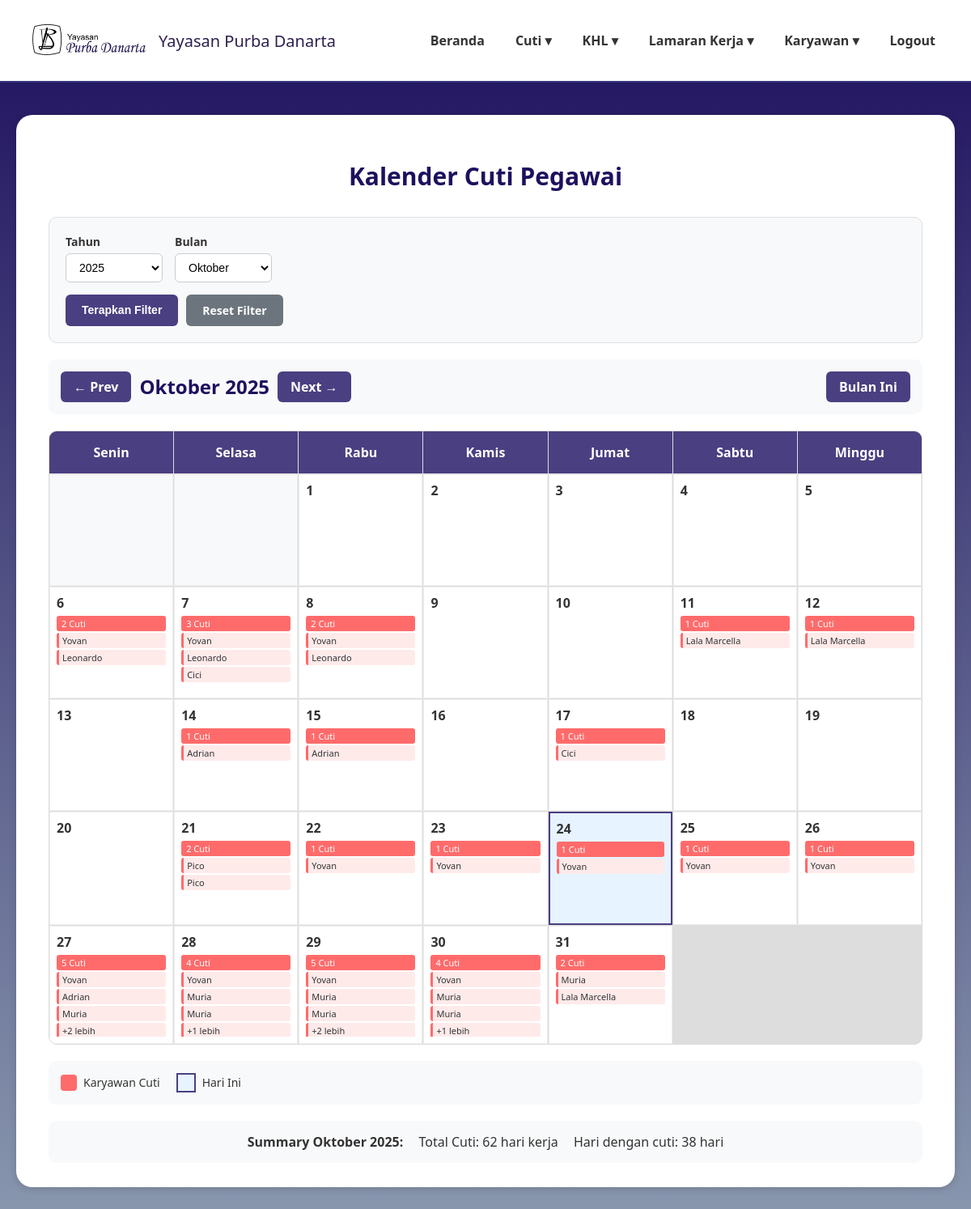
Screenshot of /kalender_cuti.php (signed in) with the database file from the repository.
### tables this page shows
CREATE TABLE `data_pengajuan_cuti` (
  `id` int(11) NOT NULL,
  `kode_karyawan` varchar(20) NOT NULL,
  `nama_karyawan` varchar(100) NOT NULL,
  `divisi` varchar(50) NOT NULL,
  `jabatan` varchar(50) NOT NULL,
  `role` enum('karyawan','direktur','admin','penanggung jawab') NOT NULL,
  `jenis_cuti` varchar(50) NOT NULL,
  `tanggal_mulai` date NOT NULL,
  `tanggal_akhir` date NOT NULL,
  `alasan` text DEFAULT NULL,
  `file_surat_dokter` varchar(255) DEFAULT NULL,
  `status` enum('Menunggu Persetujuan','Diterima','Ditolak') NOT NULL DEFAULT 'Menunggu Persetujuan',
  `created_at` timestamp NOT NULL DEFAULT current_timestamp(),
  `waktu_persetujuan` datetime DEFAULT NULL,
  `alasan_penolakan` text DEFAULT NULL
);

### kalender_cuti.php (the view, shortened to what this page needs)
<?php
require 'config.php';
$query_cuti = "SELECT
                id,
                kode_karyawan,
                nama_karyawan,
                divisi,
                jabatan,
                role,
                tanggal_mulai,
                tanggal_akhir,
                jenis_cuti,
                status,
                waktu_persetujuan
            FROM data_pengajuan_cuti
            WHERE status = 'Diterima'
            ORDER BY tanggal_mulai ASC";
$result_cuti = $conn->query($query_cuti);
$data_cuti = [];
if ($result_cuti && $result_cuti->num_rows > 0) {
    while($row = $result_cuti->fetch_assoc()) {
        $data_cuti[] = [
            'id' => $row['id'],
            'kode_karyawan' => $row['kode_karyawan'],
            'nama_karyawan' => $row['nama_karyawan'],
            'divisi' => $row['divisi'],
            'jabatan' => $row['jabatan'],
            'role' => $row['role'],
            'tanggal_mulai' => $row['tanggal_mulai'],
            'tanggal_akhir' => $row['tanggal_akhir'],
            'jenis_cuti' => $row['jenis_cuti'],
            'status' => $row['status'],
            'waktu_persetujuan' => $row['waktu_persetujuan']
        ];
    }
}
$month = isset($_GET['month']) ? (int)$_GET['month'] : date('n');
$year = isset($_GET['year']) ? (int)$_GET['year'] : date('Y');
$selected_year = isset($_GET['filter_year']) ? (int)$_GET['filter_year'] : $year;
$prev_month = $month - 1;
$prev_year = $year;
$next_month = $month + 1;
$next_year = $year;
$first_day = mktime(0, 0, 0, $month, 1, $year);
$days_in_month = date('t', $first_day);
$first_day_of_week = date('w', $first_day);
$first_day_of_week = $first_day_of_week == 0 ? 6 : $first_day_of_week - 1;
$cuti_by_date = [];
foreach ($data_cuti as $cuti) {
    $cuti_year = date('Y', strtotime($cuti['tanggal_mulai']));
    if ($cuti_year == $selected_year) {
        $start_date = new DateTime($cuti['tanggal_mulai']);
        $end_date = new DateTime($cuti['tanggal_akhir']);
        $current_date = clone $start_date;
        while ($current_date <= $end_date) {
            $date_str = $current_date->format('Y-m-d');
            if (!isset($cuti_by_date[$date_str])) {
                $cuti_by_date[$date_str] = [];
            }
            $cuti_by_date[$date_str][] = $cuti;
            $current_date->modify('+1 day');
        }
    }
}
$month_names = [
    1 => 'Januari', 2 => 'Februari', 3 => 'Maret', 4 => 'April',
    5 => 'Mei', 6 => 'Juni', 7 => 'Juli', 8 => 'Agustus',
    9 => 'September', 10 => 'Oktober', 11 => 'November', 12 => 'Desember'
];
$available_years = [];
foreach ($data_cuti as $cuti) {
    $cuti_year = date('Y', strtotime($cuti['tanggal_mulai']));
    if (!in_array($cuti_year, $available_years)) {
        $available_years[] = $cuti_year;
    }
}
rsort($available_years);
?>
<!DOCTYPE html>
<html lang="id">
<head>
</head>
<body>
<header>
    <div class="logo">
        <img src="image/namayayasan.png" alt="Logo Yayasan">
        <span>Yayasan Purba Danarta</span>
    </div>
    <nav>
        <ul>
            <li><a href="dashboardadmin.php">Beranda</a></li>
            <li><a href="#">Cuti ▾</a>
            </li>
            <li><a href="#">KHL ▾</a>
            </li>
            <li><a href="#">Lamaran Kerja ▾</a>
            </li>
            <li><a href="#">Karyawan ▾</a>
            </li>
            <li><a href="logout2.php">Logout</a></li>
        </ul>
    </nav>
</header>
<main>
    <div class="card">
        <h2 class="page-title">Kalender Cuti Pegawai</h2>
        <div class="filter-section">
            <form method="GET" action="">
                <div class="filter-row">
                    <div class="filter-group">
                        <label for="filter_year">Tahun</label>
                        <select id="filter_year" name="filter_year">
                            <?php foreach ($available_years as $avail_year): ?>
                                <option value="<?= $avail_year ?>" <?= $selected_year == $avail_year ? 'selected' : '' ?>>
                                    <?= $avail_year ?>
                                </option>
                            <?php endforeach; ?>
                        </select>
                    </div>
                    <div class="filter-group">
                        <label for="month">Bulan</label>
                        <select id="month" name="month">
                            <?php foreach ($month_names as $key => $name): ?>
                                <option value="<?= $key ?>" <?= $month == $key ? 'selected' : '' ?>>
                                    <?= $name ?>
                                </option>
                            <?php endforeach; ?>
                        </select>
                    </div>
                </div>
                <div class="action-bar">
                    <button type="submit" class="btn btn-cari">Terapkan Filter</button>
                    <a href="kalender_cuti.php" class="btn btn-reset">Reset Filter</a>
                </div>
            </form>
        </div>
        <div class="calendar-header">
            <div class="calendar-nav">
                <a href="?month=<?= $prev_month ?>&year=<?= $prev_year ?>&filter_year=<?= $selected_year ?>" class="nav-btn">&larr; Prev</a>
                <span class="calendar-title"><?= $month_names[$month] ?> <?= $year ?></span>
                <a href="?month=<?= $next_month ?>&year=<?= $next_year ?>&filter_year=<?= $selected_year ?>" class="nav-btn">Next &rarr;</a>
            </div>
            <a href="kalender_cuti.php" class="nav-btn">Bulan Ini</a>
        </div>
        <div class="calendar">
            <div class="calendar-day-header">Senin</div>
            <div class="calendar-day-header">Selasa</div>
            <div class="calendar-day-header">Rabu</div>
            <div class="calendar-day-header">Kamis</div>
            <div class="calendar-day-header">Jumat</div>
            <div class="calendar-day-header">Sabtu</div>
            <div class="calendar-day-header">Minggu</div>
            <?php for ($i = 0; $i < $first_day_of_week; $i++): ?>
                <div class="calendar-day other-month"></div>
            <?php endfor; ?>
            <?php for ($day = 1; $day <= $days_in_month; $day++): ?>
                <?php
                $current_date = date('Y-m-d', mktime(0, 0, 0, $month, $day, $year));
                $is_today = $current_date == date('Y-m-d');
                $has_cuti = isset($cuti_by_date[$current_date]);
                $cuti_count = $has_cuti ? count($cuti_by_date[$current_date]) : 0;
                ?>
                <div class="calendar-day <?= $is_today ? 'today' : '' ?> <?= !$has_cuti ? 'no-cuti' : '' ?>"
                     <?= $has_cuti ? 'onclick="showCutiDetails(\'' . $current_date . '\')"' : '' ?>>
                    <div class="day-number"><?= $day ?></div>
                    <?php if ($has_cuti): ?>
                        <span class="cuti-indicator"><?= $cuti_count ?> Cuti</span>
                        <div class="cuti-list">
                            <?php foreach (array_slice($cuti_by_date[$current_date], 0, 3) as $cuti): ?>
                                <div class="cuti-item" title="<?= htmlspecialchars($cuti['nama_karyawan']) ?> - <?= htmlspecialchars($cuti['jenis_cuti']) ?>">
                                    <?= htmlspecialchars($cuti['nama_karyawan']) ?>
                                </div>
                            <?php endforeach; ?>
                            <?php if ($cuti_count > 3): ?>
                                <div class="cuti-item">+<?= $cuti_count - 3 ?> lebih</div>
                            <?php endif; ?>
                        </div>
                    <?php endif; ?>
                </div>
            <?php endfor; ?>
        </div>
        <div class="legend">
            <div class="legend-item">
                <div class="legend-color legend-cuti"></div>
                <span>Karyawan Cuti</span>
            </div>
            <div class="legend-item">
                <div style="background: #e7f3ff; border: 2px solid #4a3f81; width: 20px; height: 20px;"></div>
                <span>Hari Ini</span>
            </div>
        </div>
        <div style="margin-top: 20px; padding: 15px; background: #f8f9fa; border-radius: 10px; text-align: center;">
            <strong>Summary <?= $month_names[$month] ?> <?= $selected_year ?>:</strong>
            <?php
            $total_cuti_month = 0;
            $unique_days = array_keys($cuti_by_date);
            foreach ($cuti_by_date as $date_cuti) {
                $total_cuti_month += count($date_cuti);
            }
            ?>
            <span style="margin-left: 15px;">Total Cuti: <?= $total_cuti_month ?> hari kerja</span>
            <span style="margin-left: 15px;">Hari dengan cuti: <?= count($unique_days) ?> hari</span>
        </div>
    </div>
</main>
</body>
</html>

### kalender_cuti.php (style rules this page uses)
body { margin:0; font-family:'Segoe UI', Tahoma, Geneva, Verdana, sans-serif; background: linear-gradient(180deg,#1E105E 0%,#8897AE 100%); min-height:100vh; color:#333; }
header { background:rgba(255,255,255,1); padding:20px 40px; display:flex; justify-content:space-between; align-items:center; border-bottom:2px solid #34377c; }
.logo { display:flex; align-items:center; gap:16px; font-weight:500; font-size:20px; color:#2e1f4f; }
.logo img { width: 140px; height: 60px; object-fit: contain; }
nav ul { list-style:none; margin:0; padding:0; display:flex; gap:30px; }
nav li { position:relative; }
nav a { text-decoration:none; color:#333; font-weight:600; padding:8px 4px; display:block; }
main { max-width:1400px; margin:40px auto; padding:0 20px; }
.card { background:#fff; border-radius:20px; padding:30px 40px; box-shadow:0 2px 10px rgba(0,0,0,0.15); }
.page-title { font-size: 30px; font-weight: 600; text-align: center; margin-bottom: 30px; color: #1E105E; }
.filter-section { background: #f8f9fa; padding: 20px; border-radius: 10px; margin-bottom: 20px; border: 1px solid #e0e0e0; }
.filter-row { display: flex; gap: 15px; align-items: flex-end; flex-wrap: wrap; }
.filter-group { display: flex; flex-direction: column; gap: 5px; }
.filter-group label { font-weight: 600; font-size: 14px; color: #333; }
.filter-group select, .filter-group input { padding: 8px 12px; border: 1px solid #ccc; border-radius: 6px; font-size: 14px; background: white; }
.filter-group select { min-width: 120px; }
.action-bar { display: flex; gap: 10px; margin-top: 15px; }
.btn { padding: 10px 20px; border: none; border-radius: 6px; font-size: 14px; font-weight: 600; color: #fff; cursor: pointer; transition: background-color 0.3s; text-decoration: none; text-align: center; display: inline-block; }
.btn-cari { background-color: #4a3f81; }
.btn-reset { background-color: #6c757d; }
.calendar-header { display: flex; justify-content: space-between; align-items: center; margin-bottom: 20px; padding: 15px; background: #f8f9fa; border-radius: 10px; }
.calendar-nav { display: flex; gap: 10px; align-items: center; }
.calendar-title { font-size: 24px; font-weight: 600; color: #1E105E; }
.nav-btn { padding: 8px 16px; background: #4a3f81; color: white; border: none; border-radius: 6px; cursor: pointer; font-weight: 600; text-decoration: none; display: inline-block; }
.calendar { display: grid; grid-template-columns: repeat(7, 1fr); gap: 1px; background: #ddd; border: 1px solid #ddd; border-radius: 10px; overflow: hidden; }
.calendar-day-header { background: #4a3f81; color: white; padding: 15px; text-align: center; font-weight: 600; }
.calendar-day { background: white; min-height: 120px; padding: 8px; border: 1px solid #eee; position: relative; cursor: pointer; }
.calendar-day.other-month { background: #f8f9fa; color: #999; }
.calendar-day.other-month { cursor: default; }
.day-number { font-weight: 600; margin-bottom: 5px; }
.cuti-indicator { background: #ff6b6b; color: white; padding: 2px 6px; border-radius: 3px; font-size: 11px; margin-bottom: 2px; display: block; }
.cuti-list { max-height: 80px; overflow-y: auto; font-size: 11px; }
.cuti-item { background: #ffeaea; padding: 2px 4px; margin-bottom: 2px; border-radius: 3px; border-left: 3px solid #ff6b6b; }
.today { background: #e7f3ff !important; border: 2px solid #4a3f81; }
.legend { display: flex; gap: 20px; margin-top: 20px; padding: 15px; background: #f8f9fa; border-radius: 10px; }
.legend-item { display: flex; align-items: center; gap: 8px; font-size: 14px; }
.legend-color { width: 20px; height: 20px; border-radius: 4px; }
.legend-cuti { background: #ff6b6b; }

### rows the page displays
data_pengajuan_cuti: nama_karyawan "Yovan"
data_pengajuan_cuti: nama_karyawan "Leonardo"
data_pengajuan_cuti: nama_karyawan "Cici"
data_pengajuan_cuti: nama_karyawan "Lala Marcella"
data_pengajuan_cuti: nama_karyawan "Adrian"
data_pengajuan_cuti: nama_karyawan "Cici"
data_pengajuan_cuti: nama_karyawan "Pico"
data_pengajuan_cuti: nama_karyawan "Pico"
data_pengajuan_cuti: nama_karyawan "Yovan"
data_pengajuan_cuti: nama_karyawan "Adrian"
data_pengajuan_cuti: nama_karyawan "Muria"
data_pengajuan_cuti: nama_karyawan "Muria"
data_pengajuan_cuti: nama_karyawan "Muria"
data_pengajuan_cuti: nama_karyawan "Lala Marcella"

### other values shown
$month_names[$month] "Oktober"
$year "2025"
$cuti_count "2"
$cuti_count "3"
$cuti_count "1"
$cuti_count "5"
$cuti_count - 3 "2"
$cuti_count "4"
$cuti_count - 3 "1"
$selected_year "2025"
$total_cuti_month "62"
count($unique_days) "38"
form field filter_year "2025"
form field month "Oktober"
